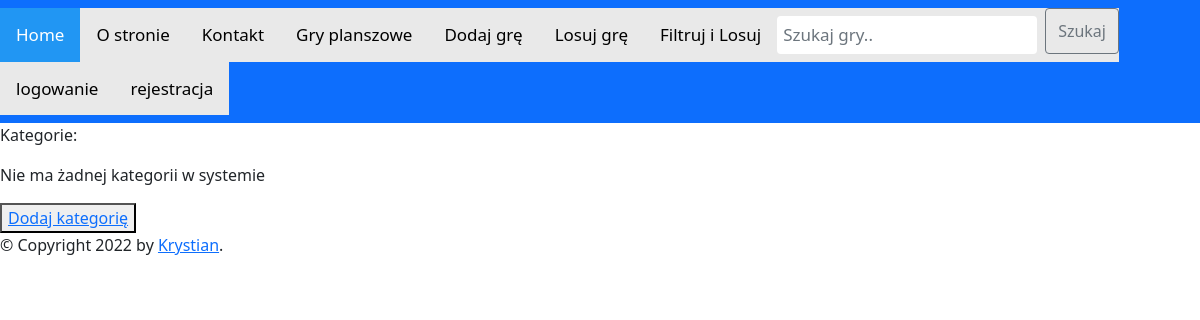
The page /categories/ on the database as committed earlier.
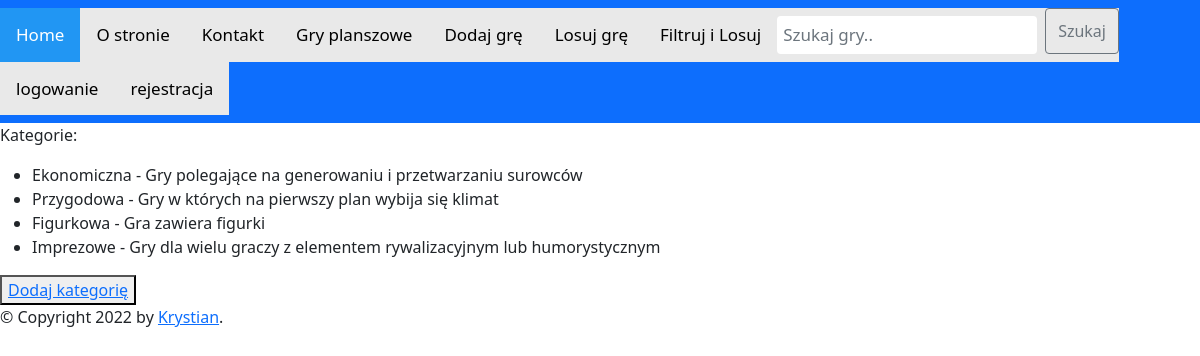
The same page on the database as committed later.
### BoardGameSiteApp/models.py (models this page shows, shortened)
class Category(models.Model):
    name = models.CharField(max_length=64)
    description = models.TextField(null=True)

### BoardGameSiteApp/views.py (the view)
# urls.py: path('categories/', views.CategoryListView.as_view(), name="categories"),
class CategoryListView(View):
    def get(self, request):
        if Category.objects.all().exists():
            categories = Category.objects.all()
            ctx = {'categories': categories}
        else:
            ctx = {'error_msg': "Nie ma żadnej kategorii w systemie"}
        return render(request, "categories.html", ctx)

### BoardGameSiteApp/templates/categories.html
{% extends "main.html" %}
{% block section %}
<p>Kategorie:</p>
{% if error_msg%}
    <p>{{error_msg}}</p>
{% else %}
    <ul>
        {% for category in categories %}
            <li>{{category.name}} - {{category.description}}</li>
        {% endfor %}
    </ul>
{% endif %}
<button><a href="{% url 'add-category' %}">Dodaj kategorię </a></button>
{% endblock %}

Rows that differ between the two databases and show on the page:
added Category: name "Ekonomiczna", description "Gry polegające na generowaniu i przetwarzaniu surowców"
added Category: name "Przygodowa", description "Gry w których na pierwszy plan wybija się klimat"
added Category: name "Figurkowa", description "Gra zawiera figurki"
added Category: name "Imprezowe", description "Gry dla wielu graczy z elementem rywalizacyjnym lub humorystycznym"
Other text that changed with them:
{{ error_msg }}: "Nie ma żadnej kategorii w systemie" → (not shown)
